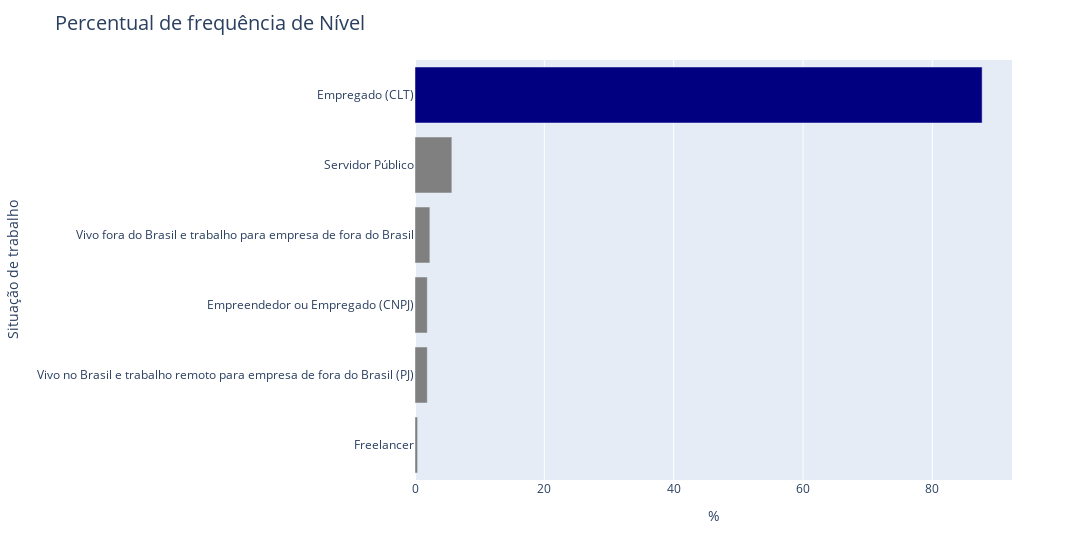

Source (notebook cell):
### Code cell
f.grafico_barras(freq_situacao_trabalho,'Situação de trabalho','Percentual de frequência de Nível','cores_uma_barra',6)

### Figure 1 — Plotly figure (JSON) as saved in the notebook; plotly's stock layout.template omitted (floating-point values rounded to 4 significant figures)
{"data": [{"alignmentgroup": "True", "hovertemplate": "Qual sua situação atual de trabalho?=%{y}<br>%=%{x}<extra></extra>", "legendgroup": "Empregado (CLT)", "marker": {"color": "navy", "pattern": {"shape": ""}}, "name": "Empregado (CLT)", "offsetgroup": "Empregado (CLT)", "orientation": "h", "showlegend": true, "textposition": "auto", "type": "bar", "x": [87.7], "xaxis": "x", "y": ["Empregado (CLT)"], "yaxis": "y"}, {"alignmentgroup": "True", "hovertemplate": "Qual sua situação atual de trabalho?=%{y}<br>%=%{x}<extra></extra>", "legendgroup": "Servidor Público", "marker": {"color": "gray", "pattern": {"shape": ""}}, "name": "Servidor Público", "offsetgroup": "Servidor Público", "orientation": "h", "showlegend": true, "textposition": "auto", "type": "bar", "x": [5.7], "xaxis": "x", "y": ["Servidor Público"], "yaxis": "y"}, {"alignmentgroup": "True", "hovertemplate": "Qual sua situação atual de trabalho?=%{y}<br>%=%{x}<extra></extra>", "legendgroup": "Vivo fora do Brasil e trabalho para empresa de fora do Brasil", "marker": {"color": "gray", "pattern": {"shape": ""}}, "name": "Vivo fora do Brasil e trabalho para empresa de fora do Brasil", "offsetgroup": "Vivo fora do Brasil e trabalho para empresa de fora do Brasil", "orientation": "h", "showlegend": true, "textposition": "auto", "type": "bar", "x": [2.3], "xaxis": "x", "y": ["Vivo fora do Brasil e trabalho para empresa de fora do Brasil"], "yaxis": "y"}, {"alignmentgroup": "True", "hovertemplate": "Qual sua situação atual de trabalho?=%{y}<br>%=%{x}<extra></extra>", "legendgroup": "Empreendedor ou Empregado (CNPJ)", "marker": {"color": "gray", "pattern": {"shape": ""}}, "name": "Empreendedor ou Empregado (CNPJ)", "offsetgroup": "Empreendedor ou Empregado (CNPJ)", "orientation": "h", "showlegend": true, "textposition": "auto", "type": "bar", "x": [1.9], "xaxis": "x", "y": ["Empreendedor ou Empregado (CNPJ)"], "yaxis": "y"}, {"alignmentgroup": "True", "hovertemplate": "Qual sua situação atual de trabalho?=%{y}<br>%=%{x}<extra></extra>", "legendgroup": "Vivo no Brasil e trabalho remoto para empresa de fora do Brasil (PJ)", "marker": {"color": "gray", "pattern": {"shape": ""}}, "name": "Vivo no Brasil e trabalho remoto para empresa de fora do Brasil (PJ)", "offsetgroup": "Vivo no Brasil e trabalho remoto para empresa de fora do Brasil (PJ)", "orientation": "h", "showlegend": true, "textposition": "auto", "type": "bar", "x": [1.9], "xaxis": "x", "y": ["Vivo no Brasil e trabalho remoto para empresa de fora do Brasil (PJ)"], "yaxis": "y"}, {"alignmentgroup": "True", "hovertemplate": "Qual sua situação atual de trabalho?=%{y}<br>%=%{x}<extra></extra>", "legendgroup": "Freelancer", "marker": {"color": "gray", "pattern": {"shape": ""}}, "name": "Freelancer", "offsetgroup": "Freelancer", "orientation": "h", "showlegend": true, "textposition": "auto", "type": "bar", "x": [0.4], "xaxis": "x", "y": ["Freelancer"], "yaxis": "y"}], "layout": {"barmode": "relative", "legend": {"title": {"text": "Qual sua situação atual de trabalho?"}, "tracegroupgap": 0}, "margin": {"t": 60}, "showlegend": false, "title": {"font": {"size": 20}, "text": "Percentual de frequência de Nível"}, "width": 1200, "xaxis": {"anchor": "y", "domain": [0, 1], "title": {"text": "%"}}, "yaxis": {"anchor": "x", "categoryarray": ["Freelancer", "Vivo no Brasil e trabalho remoto para empresa de fora do Brasil (PJ)", "Empreendedor ou Empregado (CNPJ)", "Vivo fora do Brasil e trabalho para empresa de fora do Brasil", "Servidor Público", "Empregado (CLT)"], "categoryorder": "array", "domain": [0, 1], "title": {"text": "Situação de trabalho"}}}}
